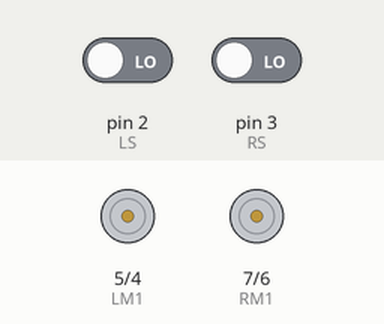
This sketch was run on a simulated Arduino Uno, built with avr-gcc and run on an emulated ATmega328P. On the bench: motor-driver pin pairs drawn as motors (green arrow = first pin HIGH = forward, orange = second pin HIGH = backward, longer = more drive). The test bench sets the inputs (shaded band); at power-on: pin 2 (LS) LOW, pin 3 (RS) LOW.

Above: at 1.2 s.
1.3 s: pin 2 (LS) driven HIGH
At 2.5 s:
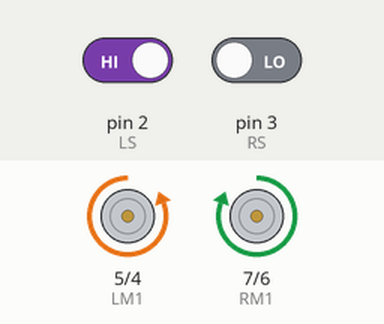
2.8 s: pin 3 (RS) driven HIGH
At 3.7 s:
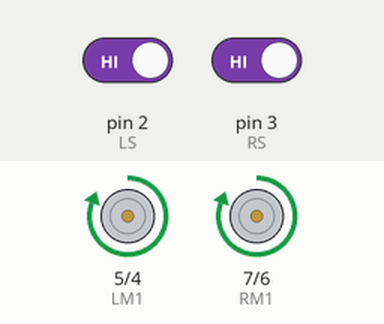
4.3 s: pin 2 (LS) driven LOW
At 4.9 s:
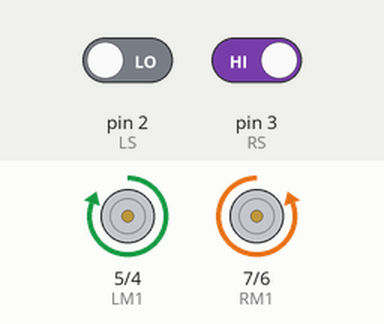
5.8 s: pin 3 (RS) driven LOW
At 7.2 s:
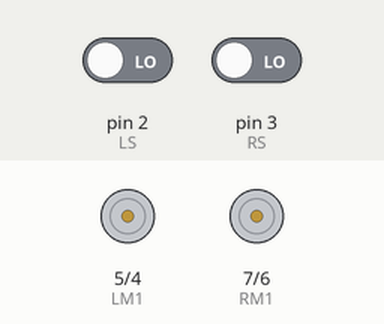
Timing chart, 0 to 8.3 s (numbered marks = the images above; inputs shaded):
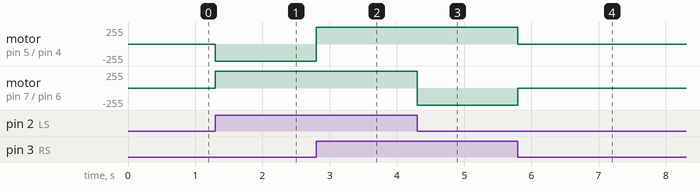

Measured:
- after the input at 1.3 s, motor on pin 5 (LM1) / pin 4 (LM2): stopped → backward 255/255 at once; motor on pin 7 (RM1) / pin 6 (RM2): stopped → forward 255/255 at once
- after the input at 2.8 s, motor on pin 5 (LM1) / pin 4 (LM2): backward 255/255 → forward 255/255 at once
- after the input at 4.3 s, motor on pin 7 (RM1) / pin 6 (RM2): forward 255/255 → backward 255/255 at once
- after the input at 5.8 s, motor on pin 5 (LM1) / pin 4 (LM2): forward 255/255 → stopped at once; motor on pin 7 (RM1) / pin 6 (RM2): backward 255/255 → stopped at once

The sketch:

linefollocar.ino
```cpp
#define LS 2 // left sensor
#define RS 3 // right sensor
#define LM1 5 // left motor M1a
#define LM2 4 // left motor M2a
#define RM1 7 // right motor M2a
#define RM2 6 // right motor M2b
void setup()
{
pinMode(LS, INPUT);
pinMode(RS, INPUT);
pinMode(LM1, OUTPUT);
pinMode(LM2, OUTPUT);
pinMode(RM1, OUTPUT);
pinMode(RM2, OUTPUT);
}
void loop()
{
if(digitalRead(LS)==1 && digitalRead(RS)==1) // Move Forward on line
{
digitalWrite(LM1, HIGH);
digitalWrite(LM2, LOW);
digitalWrite(RM1, HIGH);
digitalWrite(RM2, LOW);
}
if(digitalRead(LS)==0 && (digitalRead(RS))==1) // turn left by rotationg left motors in forward and right ones in backward direction
{
digitalWrite(LM1, HIGH);
digitalWrite(LM2, LOW);
digitalWrite(RM1, LOW);
digitalWrite(RM2, HIGH);
}
if((digitalRead(LS))==1 && digitalRead(RS)==0) // Turn right by rotating right motors in forward and left ones in backward direction
{
digitalWrite(LM1, LOW);
digitalWrite(LM2, HIGH);
digitalWrite(RM1, HIGH);
digitalWrite(RM2, LOW);
}

if((digitalRead(LS))==0 && (digitalRead(RS))==0) // Finish line, stop both the motors
{
digitalWrite(LM1, LOW);
digitalWrite(LM2, LOW);
digitalWrite(RM1, LOW);
digitalWrite(RM2, LOW);
}
}
```
